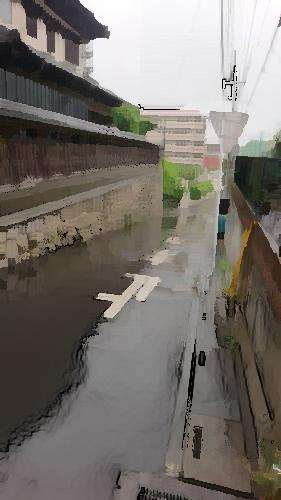

Source code (Python):
import cv2
from PIL import Image
from my_convert import jpg_to_png, png_to_rgba
from skimage import io, segmentation, color
import numpy as np
from my_mask import do_mask, make_do_mask, make_mask

# # JPGをPNGに変換して保存
# jpg_to_png('img\\cat1.jpeg', 'img\\cat1.png')

# # PNGをRGBA化して保存
# png_to_rgba('img\\cat1.png', 'img\\cat1_rgba.png', 255)

# PNGをRGBA方式で読み込み（第２引数は'-1'）
# image = cv2.imread('img\\cat1_rgba.png', -1)
# saliency_rgb = cv2.imread('img\\saliency_out.jpeg')
# saliency_gray = cv2.cvtColor(saliency_rgb, cv2.COLOR_BGR2GRAY)


# # saliency map の２値化
# ret, binary = cv2.threshold(saliency_gray, 20, 255, cv2.THRESH_BINARY)
# io.imsave('img\\binary.png', binary)

# img_alpha = image[:, :, 3].copy()
# out = np.multiply(img_alpha, binary)
# out = np.multiply(out, 255)
# image[:, :, 3] = out
# io.imsave('img\\mask_out.png', image)



# make_mask('img\\saliency_out.jpeg', 10, 'img\\mask10.jpg')
# make_mask('img\\saliency_out.jpeg', 20, 'img\\mask20.jpg')
# make_mask('img\\saliency_out.jpeg', 80, 'img\\mask80.jpg')

# jpg_to_png('img\\kuwahara2_out.jpg', 'img\\kuwahara2_out.png')
# png_to_rgba('img\\kuwahara2_out.png', 'img\\kuwahara2_out_rgba.png')
# do_mask('img\\kuwahara2_out_rgba.png', 'img\\mask10.jpg', 'img\\kuwahara2_mask_out.png')



# make_do_mask('img\\kuwahara2_out_rgba.png', 'img\\saliency_out.jpeg', 20, 'img\\kuwahara2_mask_out.png')



# jpg_to_png('img\\cat1_slic.jpeg', 'img\\cat1_slic.png')
# png_to_rgba('img\\cat1_slic.png', 'img\\cat1_slic_rgba.png')

# img = cv2.imread('img\\cat1.jpeg')
# img_rgb = cv2.cvtColor(img, cv2.COLOR_BGR2RGB)
# bi_1 = cv2.bilateralFilter(img_rgb, 15, 50, 20)
# bi_2 = cv2.bilateralFilter(bi_1, 15, 50, 20)
# bi_3 = cv2.bilateralFilter(bi_2, 15, 50, 20)
# bi_4 = cv2.bilateralFilter(bi_3, 15, 50, 20)
# bi_5 = cv2.bilateralFilter(bi_4, 15, 50, 20)
# bi_6 = cv2.bilateralFilter(bi_5, 15, 50, 20)
# bi_7 = cv2.bilateralFilter(bi_6, 15, 50, 20)
# bi_8 = cv2.bilateralFilter(bi_7, 15, 50, 20)
# io.imsave('img\\bilateral_out.jpg', bi_7)


### MeanShiftFilter
# image = cv2.imread('img\\cat1.jpeg')
# img_rgb = cv2.cvtColor(image, cv2.COLOR_BGR2RGB)
# shifted = cv2.pyrMeanShiftFiltering(img_rgb, 21, 51)
# io.imsave('img\\MeanShift_out.jpg', shifted)
 

### 画像読み込み
# layer1 = Image.open('img\\kuwahara2_mask_out.png') 
# im_back = Image.open('img\\cat1_slic_rgba.png') 
# im_back = Image.open('img\\bilateral_out.jpg')
im_back = Image.open('img\\ramen_slic.jpeg')
# kuwahara = Image.open('img\\kuwahara2_out_rgba.png')
kuwahara = Image.open('img\\ramen_kuwahara2_3.jpg')
watercolor = Image.open('img\\ramen_watercolor_40-0.6.jpeg')
pencil = Image.open('img\\ramen_pencil.jpeg')

# マスク画像 alpha=0で
# mask = Image.new("L", layer1.size, 0)
mask1 = Image.open('img\\ramen_mask50.png')
mask2 = Image.open('img\\ramen_mask120.png')


# out1 = Image.composite(watercolor, im_back, mask2)
# out2 = Image.composite(kuwahara, out1, mask1)

out1 = Image.composite(watercolor, kuwahara, mask1)
out1.save('img\\test.png')
